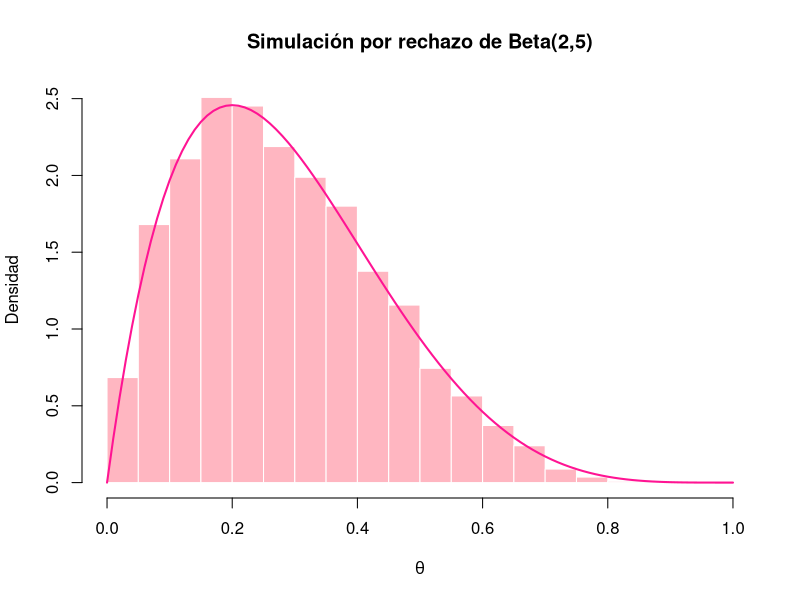
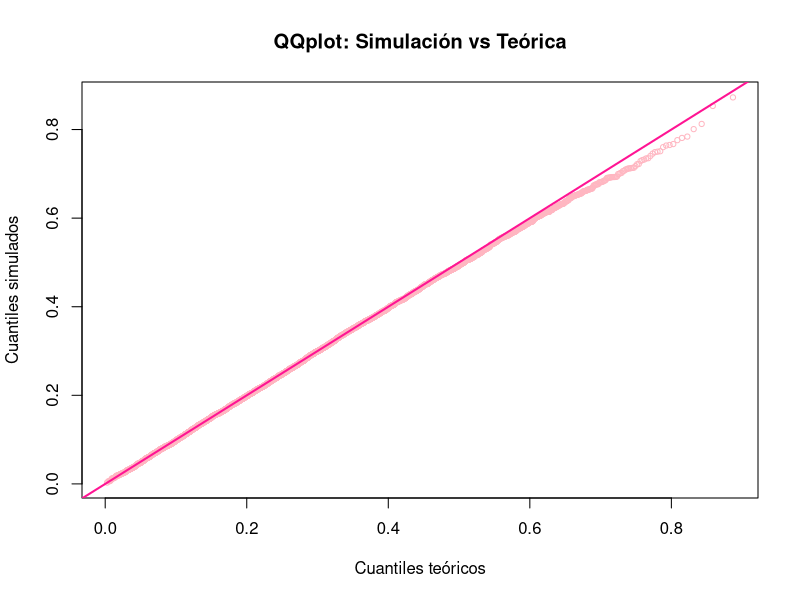

Reproduce these figures in R, in order.
## ---- chunk 1
#CODIGO SACADO DEL QMD DEL PRACTICO 2 // SIMPLEMTO COMPLETO LO FALTANTE

#Parámetros de la Beta

a <- 2
b <- 5

#Candidato a M

moda_beta <- (a -1)/(a + b - 2) #argmax!
max_beta <- dbeta(moda_beta, a, b) #evaluar la funcion/densidad en el argmax

## ---- chunk 2

#El algoritmo de rechazo

set.seed(2026) #:)

S <- 5000 #cantidad de simus pedidas

theta_sim <- c() #Guardar simus // aumenta de forma dinamica

while (length(theta_sim) < S) {
#El while para cuando se llega a 5000 o mas aceptaciones
  
  #necesitamos valores de theta en el recorrido // sample
  theta_star <- runif(S, 0, 1)  
  
  #Probabilidad de aceptación
  prob_acept <- dbeta(theta_star, a, b)/max_beta #f(theta)/M
  
  #Uniformes para decidir aceptación/rechazo
  u <- runif(S, 0, 1)
  
  theta_sim <- c(theta_sim,
                 theta_star[u <= prob_acept] #condicion de aceptacion
                 )
}

theta_sim <- theta_sim[1:S] #solo los primeros 5000
## ---- chunk 3
#Un vistazo a la simulacion 
head(theta_sim)
summary(theta_sim)
moda_beta
## ---- chunk 4
#Comparación

hist(theta_sim,
     probability = TRUE,
     breaks = ,
     xlim = c(0, 1),
     xlab = expression(theta),
     ylab = "Densidad",
     col = "lightpink",
     border = "white",
     main = "Simulación por rechazo de Beta(2,5)")

# Densidad teórica
curve(expr = dbeta(x, 2, 5),
      from = 0,
      to = 1,
      add = TRUE,
      col = "deeppink",
      lwd = 2)

#Tambien podemos comparar con algunas medidas de resumen

#TEORICAS
esperanza <- a / (a + b)
varianza <- (a*b) /( (a + b + 1)*(a + b)^2)

paste0("Esperanza Teórica: ", round(esperanza, 3))
paste0("Varianza Teórica: ", round(varianza,3))

#SIMULADAS

paste0("Esperanza Simulada: ", round(mean(theta_sim), 3))
paste0("Varianza Simulada: ", round(var(theta_sim),3))


#O con las distibuciones acumuladas...

qqplot(
  qbeta(ppoints(5000), a, b),
  sort(theta_sim),
  main = "QQplot: Simulación vs Teórica",
  cex = 0.7,
  col = "lightpink",
  xlab = "Cuantiles teóricos",
  ylab = "Cuantiles simulados"
)

abline(0, 1, lwd = 2, col = "deeppink")

## ---- chunk 5

enterococos <- c(670, 1700, 150, 710, 30, 70, 230, 20, 30, 130, 80, 40, 120, 100, 330, 140, 230, 120)
## ---- chunk 6

k <- sum(enterococos >= 500)
n <- length(enterococos)

a_post <- 1 + k
b_post <- 1 + n - k

#Estimacion puntual de la media posterior
media <- a_post / (a_post + b_post) #formula conocida

#Intervalo de credibilidad 95%
IC <- qbeta(c(0.025, 0.975), a_post, b_post)

media
IC
